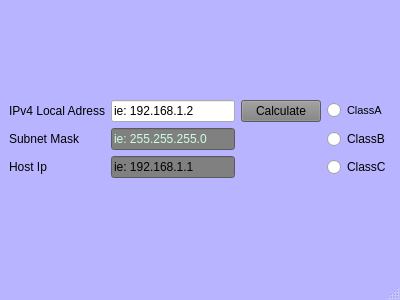
<?xml version="1.0" encoding="UTF-8"?>
<ui version="4.0">
 <class>network_basic</class>
 <widget class="QMainWindow" name="network_basic">
  <property name="geometry">
   <rect>
    <x>0</x>
    <y>0</y>
    <width>400</width>
    <height>300</height>
   </rect>
  </property>
  <property name="minimumSize">
   <size>
    <width>400</width>
    <height>300</height>
   </size>
  </property>
  <property name="maximumSize">
   <size>
    <width>400</width>
    <height>300</height>
   </size>
  </property>
  <property name="windowTitle">
   <string>network_basic</string>
  </property>
  <property name="styleSheet">
   <string notr="true">QMainWindow {
	background-color: rgb(185, 180, 255);
	

}</string>
  </property>
  <widget class="QWidget" name="centralwidget">
   <layout class="QGridLayout" name="gridLayout_2">
    <item row="0" column="0">
     <layout class="QGridLayout" name="gridLayout">
      <item row="0" column="1">
       <widget class="QLineEdit" name="inputLine">
        <property name="text">
         <string>ie: 192.168.1.2</string>
        </property>
       </widget>
      </item>
      <item row="2" column="3">
       <widget class="QRadioButton" name="classC">
        <property name="font">
         <font>
          <weight>50</weight>
          <bold>false</bold>
         </font>
        </property>
        <property name="text">
         <string>ClassC</string>
        </property>
       </widget>
      </item>
      <item row="1" column="3">
       <widget class="QRadioButton" name="classB">
        <property name="text">
         <string>ClassB</string>
        </property>
       </widget>
      </item>
      <item row="2" column="1">
       <widget class="QLineEdit" name="hostOutput">
        <property name="styleSheet">
         <string notr="true">QLineEdit{
	background-color: gray;

}</string>
        </property>
        <property name="text">
         <string>ie: 192.168.1.1</string>
        </property>
        <property name="readOnly">
         <bool>true</bool>
        </property>
       </widget>
      </item>
      <item row="0" column="3">
       <widget class="QRadioButton" name="classA">
        <property name="font">
         <font>
          <family>MS Shell Dlg 2</family>
          <pointsize>8</pointsize>
         </font>
        </property>
        <property name="styleSheet">
         <string notr="true"/>
        </property>
        <property name="text">
         <string>ClassA</string>
        </property>
       </widget>
      </item>
      <item row="1" column="1">
       <widget class="QLineEdit" name="subnetOutput">
        <property name="styleSheet">
         <string notr="true">QLineEdit{
	background-color: gray;
	color: rgb(205, 255, 223)

}</string>
        </property>
        <property name="text">
         <string>ie: 255.255.255.0</string>
        </property>
        <property name="readOnly">
         <bool>true</bool>
        </property>
       </widget>
      </item>
      <item row="0" column="2">
       <widget class="QPushButton" name="calcButton">
        <property name="toolTipDuration">
         <number>0</number>
        </property>
        <property name="styleSheet">
         <string notr="true">QPushButton {
	color: black;
	background-color: gray;

}</string>
        </property>
        <property name="text">
         <string>Calculate</string>
        </property>
       </widget>
      </item>
      <item row="1" column="0">
       <widget class="QLabel" name="label2">
        <property name="text">
         <string>Subnet Mask</string>
        </property>
       </widget>
      </item>
      <item row="0" column="0">
       <widget class="QLabel" name="label1">
        <property name="text">
         <string>IPv4 Local Adress</string>
        </property>
       </widget>
      </item>
      <item row="2" column="0">
       <widget class="QLabel" name="label3">
        <property name="text">
         <string>Host Ip</string>
        </property>
       </widget>
      </item>
     </layout>
    </item>
   </layout>
  </widget>
  <widget class="QStatusBar" name="statusbar"/>
 </widget>
 <resources/>
 <connections/>
</ui>
